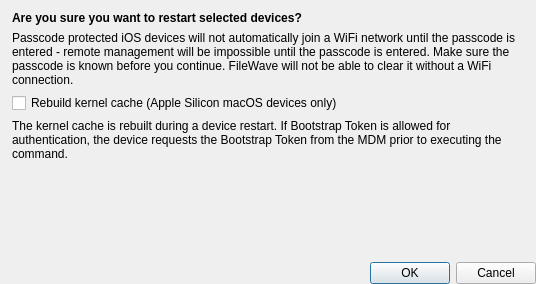
<?xml version="1.0" encoding="UTF-8"?>
<ui version="4.0">
 <class>RestartDeviceDlg</class>
 <widget class="QWidget" name="RestartDeviceDlg">
  <property name="geometry">
   <rect>
    <x>0</x>
    <y>0</y>
    <width>536</width>
    <height>284</height>
   </rect>
  </property>
  <property name="windowTitle">
   <string>Restart Device</string>
  </property>
  <layout class="QVBoxLayout" name="verticalLayout_3">
   <property name="spacing">
    <number>0</number>
   </property>
   <property name="leftMargin">
    <number>0</number>
   </property>
   <property name="rightMargin">
    <number>0</number>
   </property>
   <property name="bottomMargin">
    <number>0</number>
   </property>
   <item>
    <widget class="QWidget" name="widget" native="true">
     <layout class="QVBoxLayout" name="verticalLayout_5">
      <property name="leftMargin">
       <number>12</number>
      </property>
      <property name="topMargin">
       <number>0</number>
      </property>
      <property name="rightMargin">
       <number>12</number>
      </property>
      <property name="bottomMargin">
       <number>0</number>
      </property>
      <item>
       <widget class="QWidget" name="widgetWarning" native="true">
        <layout class="QVBoxLayout" name="verticalLayout">
         <property name="leftMargin">
          <number>0</number>
         </property>
         <property name="topMargin">
          <number>0</number>
         </property>
         <property name="rightMargin">
          <number>0</number>
         </property>
         <property name="bottomMargin">
          <number>0</number>
         </property>
         <item>
          <widget class="QLabel" name="labelRestartWarning">
           <property name="font">
            <font>
             <weight>75</weight>
             <bold>true</bold>
            </font>
           </property>
           <property name="text">
            <string>Are you sure you want to restart selected devices?</string>
           </property>
           <property name="wordWrap">
            <bool>true</bool>
           </property>
          </widget>
         </item>
         <item>
          <widget class="QLabel" name="lTipWarning">
           <property name="sizePolicy">
            <sizepolicy hsizetype="Preferred" vsizetype="MinimumExpanding">
             <horstretch>0</horstretch>
             <verstretch>0</verstretch>
            </sizepolicy>
           </property>
           <property name="text">
            <string>Passcode protected iOS devices will not automatically join a WiFi network until the passcode is entered - remote management will be impossible until the passcode is entered. Make sure the passcode is known before you continue. FileWave will not be able to clear it without a WiFi connection. </string>
           </property>
           <property name="wordWrap">
            <bool>true</bool>
           </property>
          </widget>
         </item>
        </layout>
       </widget>
      </item>
      <item>
       <widget class="QWidget" name="rebuildKernelCacheWidget" native="true">
        <layout class="QVBoxLayout" name="verticalLayout_2">
         <property name="leftMargin">
          <number>0</number>
         </property>
         <property name="topMargin">
          <number>0</number>
         </property>
         <property name="rightMargin">
          <number>0</number>
         </property>
         <property name="bottomMargin">
          <number>0</number>
         </property>
         <item>
          <widget class="QCheckBox" name="checkBoxRebuildKernelCache">
           <property name="text">
            <string>Rebuild kernel cache (Apple Silicon macOS devices only)</string>
           </property>
          </widget>
         </item>
         <item>
          <widget class="QLabel" name="lTipRebuildKernelCache">
           <property name="sizePolicy">
            <sizepolicy hsizetype="Preferred" vsizetype="MinimumExpanding">
             <horstretch>0</horstretch>
             <verstretch>0</verstretch>
            </sizepolicy>
           </property>
           <property name="text">
            <string>The kernel cache is rebuilt during a device restart. If Bootstrap Token is allowed for authentication, the device requests the Bootstrap Token from the MDM prior to executing the command. </string>
           </property>
           <property name="wordWrap">
            <bool>true</bool>
           </property>
          </widget>
         </item>
        </layout>
       </widget>
      </item>
      <item>
       <widget class="QWidget" name="kextPathsWidget" native="true">
        <property name="enabled">
         <bool>false</bool>
        </property>
        <layout class="QVBoxLayout" name="verticalLayout_4">
         <property name="leftMargin">
          <number>0</number>
         </property>
         <property name="topMargin">
          <number>0</number>
         </property>
         <property name="rightMargin">
          <number>0</number>
         </property>
         <property name="bottomMargin">
          <number>0</number>
         </property>
         <item>
          <widget class="ItemListWidget" name="kextPathsList" native="true"/>
         </item>
        </layout>
       </widget>
      </item>
     </layout>
    </widget>
   </item>
   <item>
    <spacer name="verticalSpacer">
     <property name="orientation">
      <enum>Qt::Vertical</enum>
     </property>
     <property name="sizeHint" stdset="0">
      <size>
       <width>20</width>
       <height>80</height>
      </size>
     </property>
    </spacer>
   </item>
   <item>
    <layout class="QHBoxLayout" name="horizontalLayout">
     <property name="bottomMargin">
      <number>0</number>
     </property>
     <item>
      <spacer name="horizontalSpacer">
       <property name="orientation">
        <enum>Qt::Horizontal</enum>
       </property>
       <property name="sizeType">
        <enum>QSizePolicy::Fixed</enum>
       </property>
       <property name="sizeHint" stdset="0">
        <size>
         <width>5</width>
         <height>20</height>
        </size>
       </property>
      </spacer>
     </item>
     <item>
      <widget class="QDialogButtonBox" name="buttonBox">
       <property name="sizePolicy">
        <sizepolicy hsizetype="Minimum" vsizetype="Fixed">
         <horstretch>0</horstretch>
         <verstretch>0</verstretch>
        </sizepolicy>
       </property>
       <property name="standardButtons">
        <set>QDialogButtonBox::Cancel|QDialogButtonBox::Ok</set>
       </property>
      </widget>
     </item>
    </layout>
   </item>
  </layout>
 </widget>
 <customwidgets>
  <customwidget>
   <class>ItemListWidget</class>
   <extends>QWidget</extends>
   <header>FWAdminLib/Configurator/ItemListWidget.h</header>
   <container>1</container>
  </customwidget>
 </customwidgets>
 <resources/>
 <connections/>
</ui>
